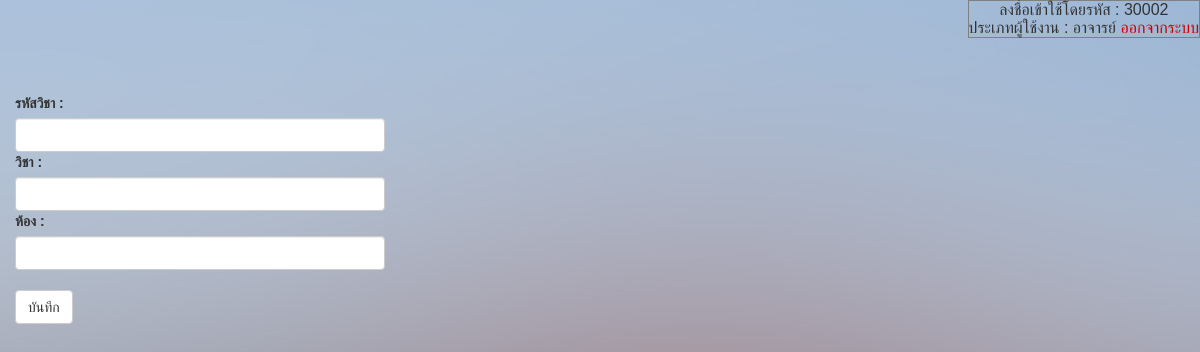
/html5up-dimension/subject_edit.php?subjectID=อ31101&class=3/4 (signed in), run on an earlier commit of the app's database.
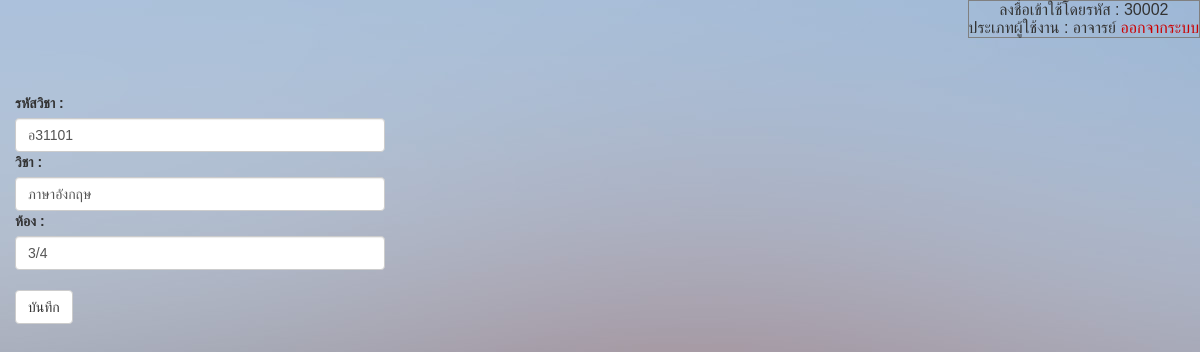
And on a later commit of the database.
### tables this page shows
CREATE TABLE `subject` (
  `subjectID` varchar(255) NOT NULL,
  `subject` varchar(255) NOT NULL,
  `class` varchar(11) NOT NULL,
  `teacherID` int(11) NOT NULL,
  `update` datetime NOT NULL
);

### html5up-dimension/subject_edit.php (the view, shortened to what this page needs)
<?php
if (!$_SESSION["uname"]){
	  Header("Location: Login.php");
}else{?>
<html>
	<head>
    <link rel="stylesheet" href="https://maxcdn.bootstrapcdn.com/bootstrap/3.3.7/css/bootstrap.min.css">
	</head>
<div class="abcd">
	<body background="/images/bg.jpg">
    <div align="right" class="a" >
      <table border="1">
      		<td>
    		  <center> ลงชื่อเข้าใช้โดยรหัส :
    			<?php echo($_SESSION['userID']);?><br>
          ประเภทผู้ใช้งาน : <?php echo($_SESSION['typeUser']);?>
    			<a href="logout.php"><font color="#CC0000">ออกจากระบบ</font></a></center>
        </td>
        </table>
    </div>
<br><br>
<form name="form1" method="post" action="subject_edit2.php?subjectID=<?php echo $_GET["subjectID"];?>&class=<?php echo $_GET["class"];?>" enctype="multipart/form-data">
        <?php
        include ("connectDB.php");
        $strSQL = mysqli_query($mysqli,"SELECT * FROM subject WHERE subjectID='".$_GET["subjectID"]."' and class='".$_GET["class"]."'");
        $objResult = mysqli_fetch_array($strSQL);
        ?>
        <div class="form-group">
          <div class="col-xs-4">
          <label for="idPD">รหัสวิชา : </label>
          <input class="form-control"  type="text" name="subjectID" value="<?php echo $objResult["subjectID"];?>">
          <label for="idPD">วิชา : </label>
          <input class="form-control"  type="text" name="subject" value="<?php echo $objResult["subject"];?>">
          <label for="idPD">ห้อง : </label>
          <input class="form-control"  type="text" name="class" value="<?php echo $objResult["class"];?>">
          <br>
          <button type="submit" class="btn btn-default">บันทึก</button>
        </div>
        </div>
	</body>
</html>
<?php }?>

What changed in the data, as far as the page shows it:
added subject: subjectID "อ31101", subject "ภาษาอังกฤษ", class "3/4"
